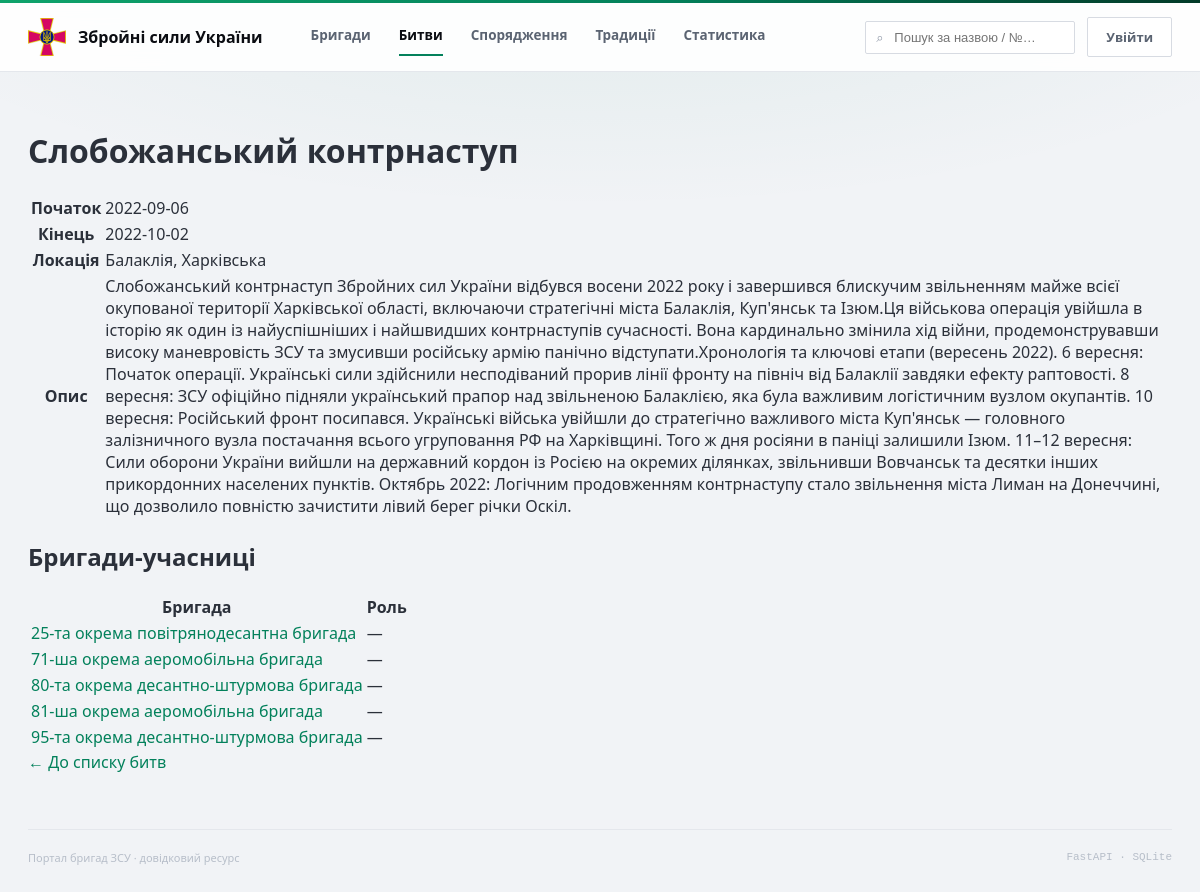
The page /battles/2 on the database its author committed.
### tables this page shows
CREATE TABLE battles (
    battle_id      INTEGER PRIMARY KEY,
    name           TEXT NOT NULL,
    location_id    INTEGER REFERENCES locations (location_id),
    start_date     DATE,
    end_date       DATE,
    description    TEXT,
    created_at     TIMESTAMP NOT NULL DEFAULT CURRENT_TIMESTAMP,
    updated_at     TIMESTAMP NOT NULL DEFAULT CURRENT_TIMESTAMP,
    CHECK (start_date IS NULL OR end_date IS NULL OR start_date <= end_date)
);

CREATE TABLE locations (
    location_id   INTEGER PRIMARY KEY,
    city_name     TEXT NOT NULL,
    region_id     INTEGER NOT NULL REFERENCES regions (region_id),
    created_at    TIMESTAMP NOT NULL DEFAULT CURRENT_TIMESTAMP,
    updated_at    TIMESTAMP NOT NULL DEFAULT CURRENT_TIMESTAMP,
    UNIQUE (city_name, region_id)
);

CREATE TABLE regions (
    region_id      INTEGER PRIMARY KEY,
    region_name    TEXT NOT NULL UNIQUE,
    created_at     TIMESTAMP NOT NULL DEFAULT CURRENT_TIMESTAMP,
    updated_at     TIMESTAMP NOT NULL DEFAULT CURRENT_TIMESTAMP
);

CREATE TABLE brigades (
    brigade_id               INTEGER PRIMARY KEY,
    name                     TEXT NOT NULL,
    description              TEXT,
    military_branch_id       INTEGER REFERENCES military_branches (branch_id),
    corps_id                 INTEGER REFERENCES army_corps (corps_id),
    territorial_command_id   INTEGER REFERENCES territorial_commands (command_id),
    troop_type_id            INTEGER REFERENCES troop_types (type_id),
    formed_date              DATE,
    flag_date                DATE,
    location_id              INTEGER REFERENCES locations (location_id),
    emblem_file              TEXT,
    created_at               TIMESTAMP NOT NULL DEFAULT CURRENT_TIMESTAMP,
    updated_at               TIMESTAMP NOT NULL DEFAULT CURRENT_TIMESTAMP,
    CHECK (formed_date IS NULL OR flag_date IS NULL OR formed_date <= flag_date)
);

### app/routers/battles.py (the view)
@router.get("/{battle_id}")
def battle_detail(battle_id: int, request: Request, db: sqlite3.Connection = Depends(get_db)):
    row = db.execute(
        """SELECT b.*, l.city_name, r.region_name
           FROM battles b
           LEFT JOIN locations l ON b.location_id = l.location_id
           LEFT JOIN regions r ON l.region_id = r.region_id
           WHERE b.battle_id = ?""",
        (battle_id,),
    ).fetchone()
    battle = dict(row) if row else None
    if battle:
        battle["status"] = _battle_status(battle["start_date"], battle["end_date"])
    brigades = db.execute(
        """SELECT br.brigade_id, br.name
           FROM brigade_battles bb
           JOIN brigades br ON bb.brigade_id = br.brigade_id
           WHERE bb.battle_id = ?
           ORDER BY br.name""",
        (battle_id,),
    ).fetchall()
    return templates.TemplateResponse(
        request,
        "battle_detail.html",
        {"battle": battle, "brigades": brigades},
    )

### app/templates/battle_detail.html (shortened to what this page needs)
{% extends "base.html" %}
{% block content %}
    <h1>{{ battle.name }}</h1>
    <table>
        <tr><th>Початок</th><td>{{ battle.start_date or "—" }}</td></tr>
        <tr><th>Кінець</th><td>{{ battle.end_date or "—" }}</td></tr>
        <tr><th>Локація</th><td>{{ battle.city_name or "—" }}{% if battle.region_name %}, {{ battle.region_name }}{% endif %}</td></tr>
        <tr><th>Опис</th><td>{{ battle.description or "—" }}</td></tr>
    </table>
    <h2>Бригади-учасниці</h2>
    <table>
        <thead><tr><th>Бригада</th><th>Роль</th></tr></thead>
        <tbody>
            {% for br in brigades %}
                <tr>
                    <td><a href="/brigades/{{ br.brigade_id }}">{{ br.name }}</a></td>
                    <td>{{ br.role or "—" }}</td>
                </tr>
            {% else %}
                <tr><td colspan="2">Учасники ще не додані.</td></tr>
            {% endfor %}
        </tbody>
    </table>
    <div class="actions">
        <a href="/battles">← До списку битв</a>
    </div>
{% endblock %}

### static/css/style.css (style rules this page uses)
:root { --green: #03815B; --green-hover: #026A4A; --green-deep: #023A28; --green-mid: #0FA36B; --green-light: #1FB37C; --accent-text: #045C40; --tint-bg: rgba(3,129,91,0.08); --tint-border: rgba(3,129,91,0.22); --page: #F1F3F6; --card: #FFFFFF; --line: #E4E7EC; --line-2: #EEF0F3; --line-3: #F1F3F6; --input: #D7DBE2; --ink: #0B0D12; --text: #2B303A; --muted: #5B6472; --faint: #8A93A6; --ghost: #9099A8; --mono: "Cascadia Code","Consolas",ui-monospace,monospace; --shadow: 0 1px 2px rgba(20,22,30,0.04); --shadow-h: 0 8px 24px rgba(3,129,91,0.14); }
* { box-sizing: border-box; }
html, body { margin: 0; padding: 0; }
body { font-family: "Calibri","Source Sans Pro","Segoe UI",system-ui,sans-serif; background: var(--page); background-image: radial-gradient(120% 55% at 50% -8%, rgba(3,129,91,0.08) 0%, rgba(241,243,246,0) 55%); background-attachment: fixed; color: var(--text); -webkit-font-smoothing: antialiased; }
a { color: var(--green); text-decoration: none; }

### rows shown on the page
battles: name "Слобожанський контрнаступ", start_date "2022-09-06", end_date "2022-10-02", description "Слобожанський контрнаступ Збройних сил України відбувся восени 2022 року і завершився блискучим звільненням майже всієї окупованої території Харківської області, включаючи стратегічні міста Балаклія, Куп'янськ та Ізюм.Ця військова операція увійшла в історію як один із найуспішніших і найшвидших контрнаступів сучасності. Вона кардинально змінила хід війни, продемонструвавши високу маневровість ЗСУ та змусивши російську армію панічно відступати.Хронологія та ключові етапи (вересень 2022). 6 вересня: Початок операції. Українські сили здійснили несподіваний прорив лінії фронту на північ від Балаклії завдяки ефекту раптовості. 8 вересня: ЗСУ офіційно підняли український прапор над звільненою…"
locations: city_name "Балаклія"
regions: region_name "Харківська"
brigades: name "25-та окрема повітрянодесантна бригада", role "—"
brigades: name "71-ша окрема аеромобільна бригада", role "—"
brigades: name "80-та окрема десантно-штурмова бригада", role "—"
brigades: name "81-ша окрема аеромобільна бригада", role "—"
brigades: name "95-та окрема десантно-штурмова бригада", role "—"
